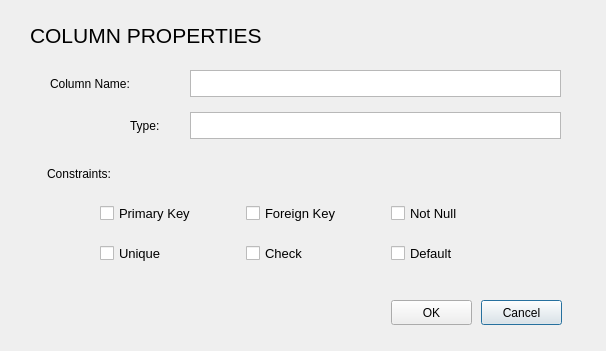
<?xml version="1.0" encoding="UTF-8"?>
<ui version="4.0">
 <class>Dialog</class>
 <widget class="QDialog" name="Dialog">
  <property name="geometry">
   <rect>
    <x>0</x>
    <y>0</y>
    <width>606</width>
    <height>351</height>
   </rect>
  </property>
  <property name="minimumSize">
   <size>
    <width>606</width>
    <height>351</height>
   </size>
  </property>
  <property name="maximumSize">
   <size>
    <width>606</width>
    <height>351</height>
   </size>
  </property>
  <property name="mouseTracking">
   <bool>true</bool>
  </property>
  <property name="windowTitle">
   <string>Column Properties</string>
  </property>
  <widget class="QLabel" name="column_desc">
   <property name="geometry">
    <rect>
     <x>30</x>
     <y>20</y>
     <width>271</width>
     <height>31</height>
    </rect>
   </property>
   <property name="maximumSize">
    <size>
     <width>271</width>
     <height>31</height>
    </size>
   </property>
   <property name="font">
    <font>
     <family>MS Shell Dlg 2</family>
     <pointsize>16</pointsize>
     <weight>9</weight>
     <italic>false</italic>
     <bold>false</bold>
    </font>
   </property>
   <property name="styleSheet">
    <string notr="true">text-align: center;
font: 75 16pt &quot;MS Shell Dlg 2&quot;;
color: black;
</string>
   </property>
   <property name="text">
    <string>COLUMN PROPERTIES</string>
   </property>
  </widget>
  <widget class="QLabel" name="column_name">
   <property name="geometry">
    <rect>
     <x>50</x>
     <y>70</y>
     <width>131</width>
     <height>27</height>
    </rect>
   </property>
   <property name="minimumSize">
    <size>
     <width>131</width>
     <height>27</height>
    </size>
   </property>
   <property name="maximumSize">
    <size>
     <width>131</width>
     <height>27</height>
    </size>
   </property>
   <property name="styleSheet">
    <string notr="true">text-align: center;
font: 75 12pt &quot;MS Shell Dlg 2&quot;;
color: black;
</string>
   </property>
   <property name="text">
    <string>Column Name:</string>
   </property>
  </widget>
  <widget class="QTextEdit" name="column_input">
   <property name="geometry">
    <rect>
     <x>190</x>
     <y>70</y>
     <width>371</width>
     <height>27</height>
    </rect>
   </property>
   <property name="html">
    <string>&lt;!DOCTYPE HTML PUBLIC &quot;-//W3C//DTD HTML 4.0//EN&quot; &quot;http://www.w3.org/TR/REC-html40/strict.dtd&quot;&gt;
&lt;html&gt;&lt;head&gt;&lt;meta name=&quot;qrichtext&quot; content=&quot;1&quot; /&gt;&lt;style type=&quot;text/css&quot;&gt;
p, li { white-space: pre-wrap; }
&lt;/style&gt;&lt;/head&gt;&lt;body style=&quot; font-family:'MS Shell Dlg 2'; font-size:7.8pt; font-weight:400; font-style:normal;&quot;&gt;
&lt;p style=&quot;-qt-paragraph-type:empty; margin-top:0px; margin-bottom:0px; margin-left:0px; margin-right:0px; -qt-block-indent:0; text-indent:0px; font-size:8.25pt;&quot;&gt;&lt;br /&gt;&lt;/p&gt;&lt;/body&gt;&lt;/html&gt;</string>
   </property>
  </widget>
  <widget class="QLabel" name="type_label">
   <property name="geometry">
    <rect>
     <x>130</x>
     <y>110</y>
     <width>51</width>
     <height>31</height>
    </rect>
   </property>
   <property name="minimumSize">
    <size>
     <width>51</width>
     <height>31</height>
    </size>
   </property>
   <property name="maximumSize">
    <size>
     <width>51</width>
     <height>31</height>
    </size>
   </property>
   <property name="styleSheet">
    <string notr="true">text-align: center;
font: 75 12pt &quot;MS Shell Dlg 2&quot;;
color: black;
</string>
   </property>
   <property name="text">
    <string>Type:</string>
   </property>
  </widget>
  <widget class="QTextEdit" name="type_input">
   <property name="geometry">
    <rect>
     <x>190</x>
     <y>112</y>
     <width>371</width>
     <height>27</height>
    </rect>
   </property>
   <property name="html">
    <string>&lt;!DOCTYPE HTML PUBLIC &quot;-//W3C//DTD HTML 4.0//EN&quot; &quot;http://www.w3.org/TR/REC-html40/strict.dtd&quot;&gt;
&lt;html&gt;&lt;head&gt;&lt;meta name=&quot;qrichtext&quot; content=&quot;1&quot; /&gt;&lt;style type=&quot;text/css&quot;&gt;
p, li { white-space: pre-wrap; }
&lt;/style&gt;&lt;/head&gt;&lt;body style=&quot; font-family:'MS Shell Dlg 2'; font-size:7.8pt; font-weight:400; font-style:normal;&quot;&gt;
&lt;p style=&quot;-qt-paragraph-type:empty; margin-top:0px; margin-bottom:0px; margin-left:0px; margin-right:0px; -qt-block-indent:0; text-indent:0px; font-size:8.25pt;&quot;&gt;&lt;br /&gt;&lt;/p&gt;&lt;/body&gt;&lt;/html&gt;</string>
   </property>
  </widget>
  <widget class="QLabel" name="constrain_label">
   <property name="geometry">
    <rect>
     <x>47</x>
     <y>158</y>
     <width>111</width>
     <height>31</height>
    </rect>
   </property>
   <property name="styleSheet">
    <string notr="true">text-align: center;
font: 75 12pt &quot;MS Shell Dlg 2&quot;;
color: black;
</string>
   </property>
   <property name="text">
    <string>Constraints:</string>
   </property>
  </widget>
  <widget class="QWidget" name="horizontalLayoutWidget">
   <property name="geometry">
    <rect>
     <x>100</x>
     <y>193</y>
     <width>431</width>
     <height>41</height>
    </rect>
   </property>
   <layout class="QHBoxLayout" name="horizontalLayout">
    <item>
     <widget class="QCheckBox" name="primary_key">
      <property name="font">
       <font>
        <family>MS Shell Dlg 2</family>
        <pointsize>10</pointsize>
        <weight>50</weight>
        <italic>false</italic>
        <bold>false</bold>
       </font>
      </property>
      <property name="styleSheet">
       <string notr="true">font: 10pt &quot;MS Shell Dlg 2&quot;;</string>
      </property>
      <property name="text">
       <string>Primary Key</string>
      </property>
     </widget>
    </item>
    <item>
     <widget class="QCheckBox" name="foreign_key">
      <property name="font">
       <font>
        <family>MS Shell Dlg 2</family>
        <pointsize>10</pointsize>
        <weight>50</weight>
        <italic>false</italic>
        <bold>false</bold>
       </font>
      </property>
      <property name="styleSheet">
       <string notr="true">font: 10pt &quot;MS Shell Dlg 2&quot;;</string>
      </property>
      <property name="text">
       <string>Foreign Key</string>
      </property>
     </widget>
    </item>
    <item>
     <widget class="QCheckBox" name="not_null">
      <property name="font">
       <font>
        <family>MS Shell Dlg 2</family>
        <pointsize>10</pointsize>
        <weight>50</weight>
        <italic>false</italic>
        <bold>false</bold>
       </font>
      </property>
      <property name="styleSheet">
       <string notr="true">font: 10pt &quot;MS Shell Dlg 2&quot;;</string>
      </property>
      <property name="text">
       <string>Not Null</string>
      </property>
     </widget>
    </item>
   </layout>
  </widget>
  <widget class="QWidget" name="horizontalLayoutWidget_2">
   <property name="geometry">
    <rect>
     <x>100</x>
     <y>233</y>
     <width>431</width>
     <height>41</height>
    </rect>
   </property>
   <layout class="QHBoxLayout" name="horizontalLayout_2">
    <item>
     <widget class="QCheckBox" name="unique">
      <property name="font">
       <font>
        <family>MS Shell Dlg 2</family>
        <pointsize>10</pointsize>
        <weight>50</weight>
        <italic>false</italic>
        <bold>false</bold>
       </font>
      </property>
      <property name="styleSheet">
       <string notr="true">font: 10pt &quot;MS Shell Dlg 2&quot;;</string>
      </property>
      <property name="text">
       <string>Unique</string>
      </property>
     </widget>
    </item>
    <item>
     <widget class="QCheckBox" name="check">
      <property name="font">
       <font>
        <family>MS Shell Dlg 2</family>
        <pointsize>10</pointsize>
        <weight>50</weight>
        <italic>false</italic>
        <bold>false</bold>
       </font>
      </property>
      <property name="styleSheet">
       <string notr="true">font: 10pt &quot;MS Shell Dlg 2&quot;;</string>
      </property>
      <property name="text">
       <string>Check</string>
      </property>
     </widget>
    </item>
    <item>
     <widget class="QCheckBox" name="Default">
      <property name="font">
       <font>
        <family>MS Shell Dlg 2</family>
        <pointsize>10</pointsize>
        <weight>50</weight>
        <italic>false</italic>
        <bold>false</bold>
       </font>
      </property>
      <property name="styleSheet">
       <string notr="true">font: 10pt &quot;MS Shell Dlg 2&quot;;</string>
      </property>
      <property name="text">
       <string>Default</string>
      </property>
     </widget>
    </item>
   </layout>
  </widget>
  <widget class="QPushButton" name="CCancel">
   <property name="geometry">
    <rect>
     <x>481</x>
     <y>300</y>
     <width>81</width>
     <height>25</height>
    </rect>
   </property>
   <property name="text">
    <string>Cancel</string>
   </property>
  </widget>
  <widget class="QPushButton" name="COK">
   <property name="geometry">
    <rect>
     <x>391</x>
     <y>300</y>
     <width>81</width>
     <height>25</height>
    </rect>
   </property>
   <property name="text">
    <string>OK</string>
   </property>
  </widget>
 </widget>
 <resources/>
 <connections/>
</ui>
